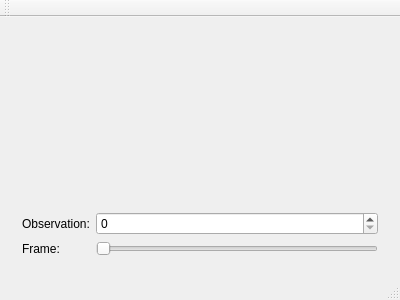
<?xml version="1.0" encoding="UTF-8"?>
<ui version="4.0">
 <class>ObservationExplorer</class>
 <widget class="QMainWindow" name="ObservationExplorer">
  <property name="geometry">
   <rect>
    <x>0</x>
    <y>0</y>
    <width>400</width>
    <height>300</height>
   </rect>
  </property>
  <property name="windowTitle">
   <string>TrackExplorer</string>
  </property>
  <widget class="QWidget" name="centralWidget">
   <layout class="QVBoxLayout" name="verticalLayout">
    <item>
     <widget class="QVTKWidget" name="centralQVTKWidget" native="true">
      <property name="sizePolicy">
       <sizepolicy hsizetype="Expanding" vsizetype="Expanding">
        <horstretch>0</horstretch>
        <verstretch>0</verstretch>
       </sizepolicy>
      </property>
     </widget>
    </item>
    <item>
     <widget class="QWidget" name="controlsWidget" native="true">
      <property name="sizePolicy">
       <sizepolicy hsizetype="Preferred" vsizetype="Minimum">
        <horstretch>0</horstretch>
        <verstretch>0</verstretch>
       </sizepolicy>
      </property>
      <layout class="QFormLayout" name="formLayout">
       <item row="4" column="1">
        <widget class="QSlider" name="frameSlider">
         <property name="orientation">
          <enum>Qt::Horizontal</enum>
         </property>
        </widget>
       </item>
       <item row="4" column="0">
        <widget class="QLabel" name="frameLabel">
         <property name="text">
          <string>Frame:</string>
         </property>
        </widget>
       </item>
       <item row="2" column="0">
        <widget class="QLabel" name="observationLabel">
         <property name="text">
          <string>Observation:</string>
         </property>
        </widget>
       </item>
       <item row="2" column="1">
        <widget class="QSpinBox" name="observationSpinBox"/>
       </item>
      </layout>
     </widget>
    </item>
   </layout>
  </widget>
  <widget class="QMenuBar" name="menuBar">
   <property name="geometry">
    <rect>
     <x>0</x>
     <y>0</y>
     <width>400</width>
     <height>20</height>
    </rect>
   </property>
  </widget>
  <widget class="QToolBar" name="mainToolBar">
   <attribute name="toolBarArea">
    <enum>TopToolBarArea</enum>
   </attribute>
   <attribute name="toolBarBreak">
    <bool>false</bool>
   </attribute>
  </widget>
  <widget class="QStatusBar" name="statusBar"/>
 </widget>
 <layoutdefault spacing="6" margin="11"/>
 <customwidgets>
  <customwidget>
   <class>QVTKWidget</class>
   <extends>QWidget</extends>
   <header>QVTKWidget.h</header>
  </customwidget>
 </customwidgets>
 <resources/>
 <connections/>
</ui>
